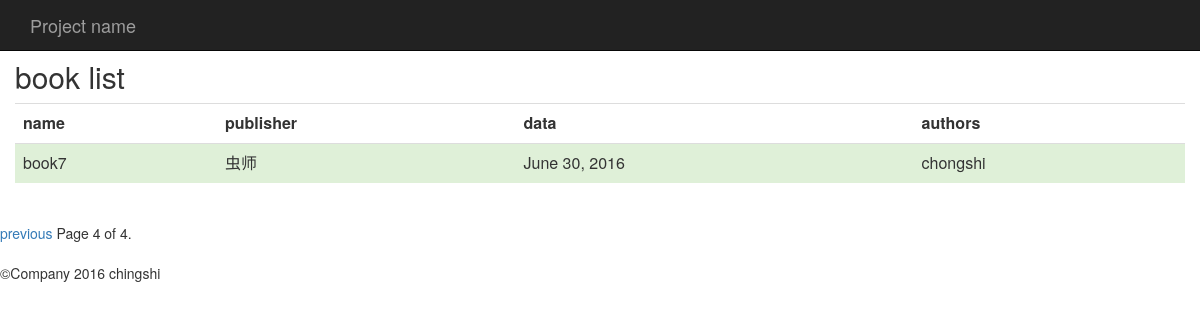
The page /blog/book/?page=4 on the database its author committed.
### blog/models.py (models this page shows, shortened)
class Book(models.Model):
	title = models.CharField(max_length=100)
	author = models.ManyToManyField(Author)
	publisher = models.ForeignKey(Publisher)
	publication_date = models.DateField()

class Publisher(models.Model):
	name = models.CharField(max_length=30)
	address = models.CharField(max_length=50)
	city = models.CharField(max_length=60)
	state_province = models.CharField(max_length=30)
	country = models.CharField(max_length=50)
	website = models.URLField()

class  Author(models.Model):
	first_name = models.CharField(max_length=30)
	last_name = models.CharField(max_length=40)
	email = models.EmailField()

### blog/views.py (the view)
def page(request):
	file_list = Book.objects.all()
	paginator = Paginator(file_list,2)
	page = request.GET.get('page')
	try:
		contacts =paginator.page(page)
	except PageNotAnInteger:
		contacts = paginator.page(1)
	except EmptyPage:
		contacts = paginator.page(paginator.num_pages)
	return render_to_response('book.html',{'pages':contacts})

### blog/templates/book.html (shortened to what this page needs)
<html lang='zh-CN'>
	<head>
		{% load bootstrap3 %}
		{% bootstrap_css %}
	</head>
	<body>
		<nav class="navbar navbar-inverse navbar-fixed-top">
			<div class='container'>
				<div class='navbar-header'>
					<a  class='navbar-brand' href="#">Project name</a>
				</div>
			</div>
		</nav>
		<br><br>
		<div class="container">
			<div class="row">
				<h2>book list</h2>
					<table class='table'>
						<th>name</th><th>publisher</th><th>data</th><th>authors</th>
						{% for book in pages %}
						<tr class="success">
							<td>{{ book.title }}</td>
							<td>{{ book.publisher.name }}</td>
							<td>{{ book.publication_date}}</td>
							<td>
								{% for author in book.author.values %}
									{{author.first_name}}
								{% endfor %}
							</td>
						{% endfor %}
						</tr>
					</table>
			</div>
		</div>
		<div class="pagination">
			<span class="step-links">
				{% if pages.has_previous %}
					<a href="?page={{ pages.previous_page_number }}">previous</a>
				{% endif %}
				<span class="current">
					Page {{ pages.number }} of {{ pages.paginator.num_pages}}.
				</span>
			</span>
		</div>
		<footer>
			<p>&copy;Company 2016 chingshi</p>
		</footer>
	</body>
</html>

### rows shown on the page
Book: title "book7", publisher.name "虫师", publication_date "June 30, 2016"
Author: first_name "chongshi"

### other values the page prints
{{ pages.number }} "4"
{{ pages.paginator.num_pages }} "4"
